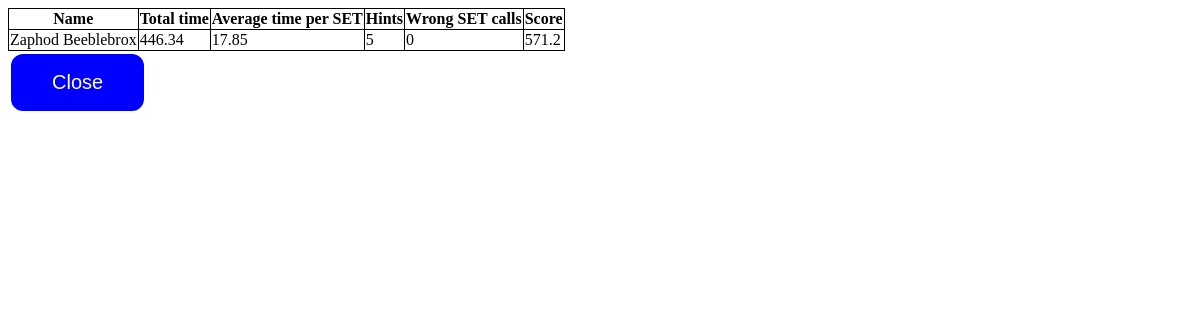
The app's page /scores/, older data.
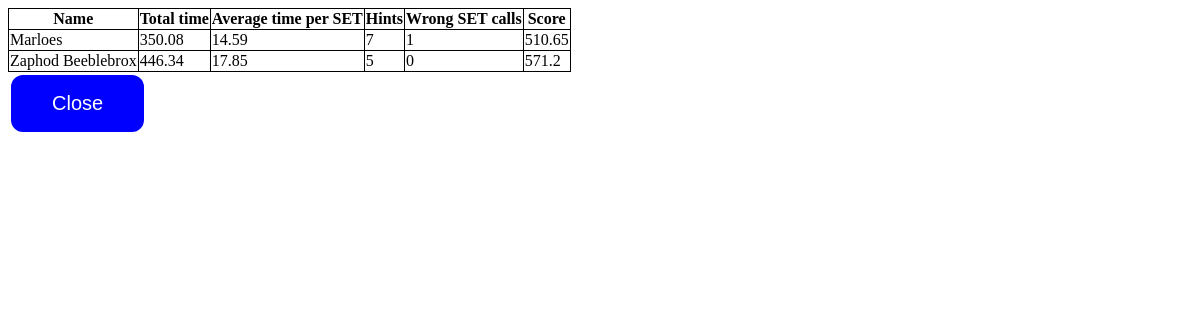
The same page, newer data.
### game/models.py (models this page shows, shortened)
class Highscore(models.Model):
    name = models.CharField(max_length=25)
    total_time = models.FloatField()
    average = models.FloatField()
    hints = models.PositiveIntegerField()
    wrong_sets = models.PositiveIntegerField()
    score = models.PositiveIntegerField()

### game/views.py (the view, shortened to what this page needs)
# urls.py: path('scores/', views.scores, name='scores'),
def scores(request):
    score_form = HighscoreForm(request.POST or None)
    context = {'stored_results': Highscore.objects.order_by('score'),
               'form': score_form}
    return render(request, 'game/scores.html', context)

### game/templates/game/scores.html (shortened to what this page needs)
{% extends 'game/base.html' %}
{% load static %}
{% block main_content %}
<table id="scores">
    <tr>
        <th>Name</th>
        <th>Total time</th>
        <th>Average time per SET</th>
        <th>Hints</th>
        <th>Wrong SET calls</th>
        <th>Score</th>
    </tr>
    {% for result in stored_results %}
        <tr>
            <td>{{ result.name }}</td>
            <td>{{ result.total_time }}</td>
            <td>{{ result.average }}</td>
            <td>{{ result.hints }}</td>
            <td>{{ result.wrong_sets }}</td>
            <td>{{ result.score }}</td>
        </tr>
    {% endfor %}
</table>
<form action="{% url 'results' %}" method="POST">
    <button class="button" id="results" type="submit" name="req"
        value="results">
        Close
    </button>
</form>
{% endblock %}

Row changes from the older to the newer data that the page shows:
added Highscore: name "Marloes", total_time "350.08", average "14.59", hints "7", wrong_sets "1", score "510.65"
